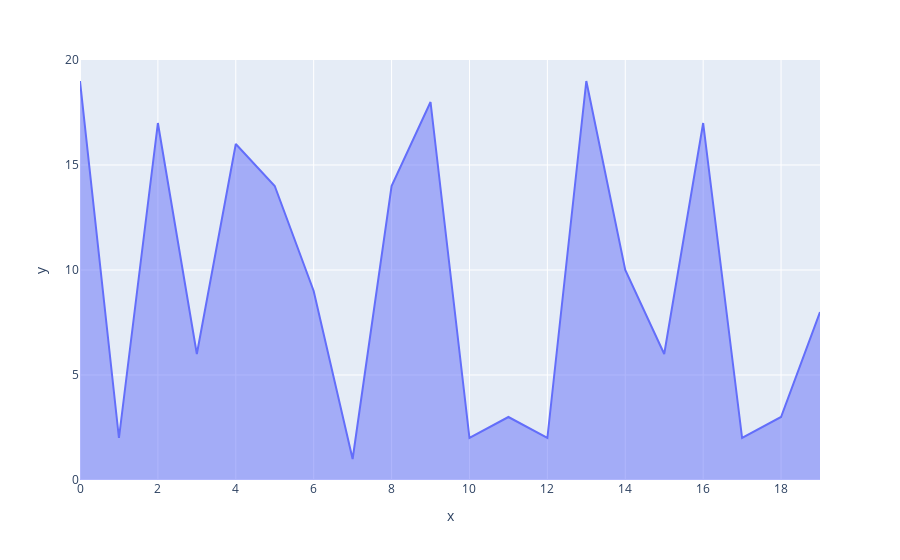

Notebook code cell kept with this figure:
### Code cell
px.area(x=x,y=y)

### Figure 1 — Plotly figure (JSON) as saved in the notebook; plotly's stock layout.template omitted (floating-point values rounded to 4 significant figures)
{"data": [{"fillpattern": {"shape": ""}, "hovertemplate": "x=%{x}<br>y=%{y}<extra></extra>", "legendgroup": "", "line": {"color": "#636efa"}, "marker": {"symbol": "circle"}, "mode": "lines", "name": "", "orientation": "v", "showlegend": false, "stackgroup": "1", "type": "scatter", "x": [0, 1, 2, 3, 4, 5, 6, 7, 8, 9, 10, 11, 12, 13, 14, 15, 16, 17, 18, 19], "xaxis": "x", "y": [19, 2, 17, 6, 16, 14, 9, 1, 14, 18, 2, 3, 2, 19, 10, 6, 17, 2, 3, 8], "yaxis": "y"}], "layout": {"legend": {"tracegroupgap": 0}, "margin": {"t": 60}, "xaxis": {"anchor": "y", "domain": [0, 1], "title": {"text": "x"}}, "yaxis": {"anchor": "x", "domain": [0, 1], "title": {"text": "y"}}}}
